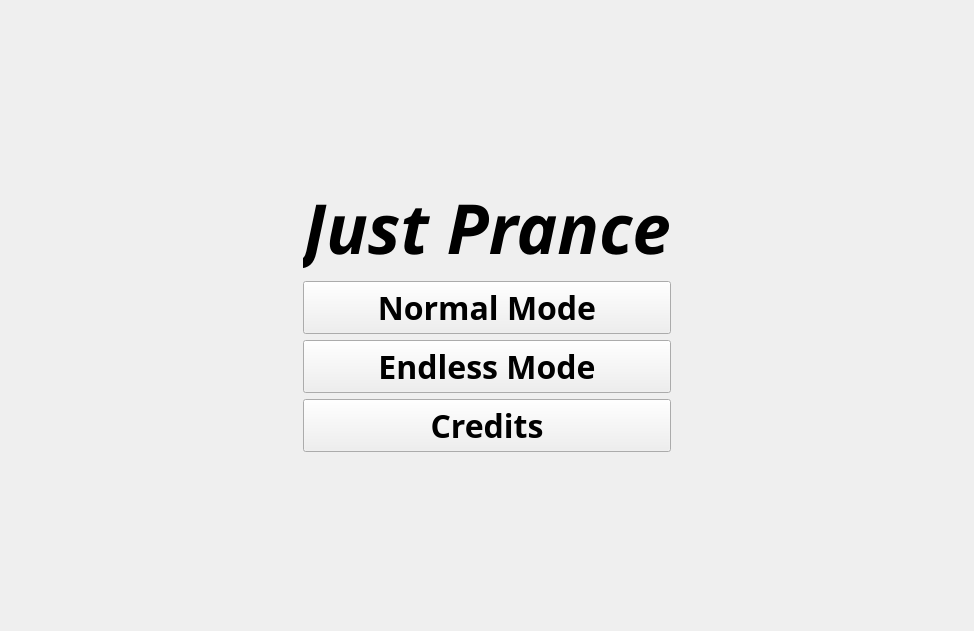
<?xml version="1.0" encoding="UTF-8"?>
<ui version="4.0">
 <class>Form</class>
 <widget class="QWidget" name="Form">
  <property name="geometry">
   <rect>
    <x>0</x>
    <y>0</y>
    <width>974</width>
    <height>631</height>
   </rect>
  </property>
  <property name="sizePolicy">
   <sizepolicy hsizetype="Preferred" vsizetype="Preferred">
    <horstretch>0</horstretch>
    <verstretch>0</verstretch>
   </sizepolicy>
  </property>
  <property name="focusPolicy">
   <enum>Qt::NoFocus</enum>
  </property>
  <property name="windowTitle">
   <string>Form</string>
  </property>
  <layout class="QGridLayout" name="gridLayout_2" rowstretch="1,0,0,0,0,1">
   <property name="leftMargin">
    <number>11</number>
   </property>
   <item row="4" column="0">
    <widget class="QPushButton" name="credits_button">
     <property name="font">
      <font>
       <family>Sans Serif Collection</family>
       <pointsize>24</pointsize>
       <weight>75</weight>
       <bold>true</bold>
      </font>
     </property>
     <property name="text">
      <string>Credits</string>
     </property>
     <property name="autoDefault">
      <bool>false</bool>
     </property>
     <property name="default">
      <bool>false</bool>
     </property>
     <property name="flat">
      <bool>false</bool>
     </property>
    </widget>
   </item>
   <item row="2" column="0">
    <widget class="QPushButton" name="normal_button">
     <property name="sizePolicy">
      <sizepolicy hsizetype="Minimum" vsizetype="Fixed">
       <horstretch>1</horstretch>
       <verstretch>0</verstretch>
      </sizepolicy>
     </property>
     <property name="font">
      <font>
       <family>Sans Serif Collection</family>
       <pointsize>24</pointsize>
       <weight>75</weight>
       <bold>true</bold>
      </font>
     </property>
     <property name="autoFillBackground">
      <bool>false</bool>
     </property>
     <property name="text">
      <string>Normal Mode</string>
     </property>
     <property name="checkable">
      <bool>false</bool>
     </property>
    </widget>
   </item>
   <item row="1" column="0">
    <widget class="QLabel" name="title">
     <property name="sizePolicy">
      <sizepolicy hsizetype="Fixed" vsizetype="Preferred">
       <horstretch>0</horstretch>
       <verstretch>0</verstretch>
      </sizepolicy>
     </property>
     <property name="font">
      <font>
       <family>Sans Serif Collection</family>
       <pointsize>52</pointsize>
       <weight>75</weight>
       <italic>true</italic>
       <bold>true</bold>
       <underline>false</underline>
       <strikeout>false</strikeout>
       <kerning>true</kerning>
      </font>
     </property>
     <property name="text">
      <string>Just Prance</string>
     </property>
     <property name="alignment">
      <set>Qt::AlignCenter</set>
     </property>
    </widget>
   </item>
   <item row="5" column="0">
    <spacer name="verticalSpacer">
     <property name="orientation">
      <enum>Qt::Vertical</enum>
     </property>
     <property name="sizeHint" stdset="0">
      <size>
       <width>20</width>
       <height>40</height>
      </size>
     </property>
    </spacer>
   </item>
   <item row="3" column="0">
    <widget class="QPushButton" name="endless_button">
     <property name="font">
      <font>
       <family>Sans Serif Collection</family>
       <pointsize>24</pointsize>
       <weight>75</weight>
       <bold>true</bold>
      </font>
     </property>
     <property name="text">
      <string>Endless Mode</string>
     </property>
    </widget>
   </item>
   <item row="0" column="0">
    <spacer name="verticalSpacer_2">
     <property name="orientation">
      <enum>Qt::Vertical</enum>
     </property>
     <property name="sizeHint" stdset="0">
      <size>
       <width>20</width>
       <height>40</height>
      </size>
     </property>
    </spacer>
   </item>
  </layout>
 </widget>
 <resources/>
 <connections/>
</ui>
